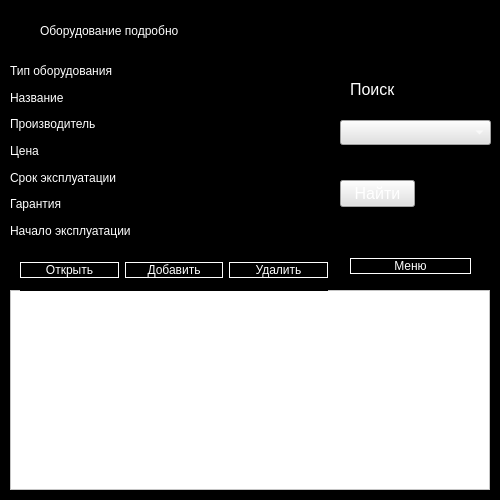
<?xml version="1.0" encoding="UTF-8"?>
<ui version="4.0">
 <class>Form</class>
 <widget class="QWidget" name="Form">
  <property name="geometry">
   <rect>
    <x>0</x>
    <y>0</y>
    <width>500</width>
    <height>500</height>
   </rect>
  </property>
  <property name="windowTitle">
   <string>Form</string>
  </property>
  <property name="styleSheet">
   <string notr="true">background-color: rgb(0, 0, 0);
color: rgb(255, 255, 255);</string>
  </property>
  <widget class="QLabel" name="label_3">
   <property name="geometry">
    <rect>
     <x>40</x>
     <y>10</y>
     <width>411</width>
     <height>41</height>
    </rect>
   </property>
   <property name="toolTip">
    <string>&lt;html&gt;&lt;head/&gt;&lt;body&gt;&lt;p align=&quot;center&quot;&gt;&lt;span style=&quot; font-size:22pt;&quot;&gt;Логин&lt;/span&gt;&lt;/p&gt;&lt;/body&gt;&lt;/html&gt;</string>
   </property>
   <property name="whatsThis">
    <string>&lt;html&gt;&lt;head/&gt;&lt;body&gt;&lt;p&gt;Логин&lt;/p&gt;&lt;/body&gt;&lt;/html&gt;</string>
   </property>
   <property name="styleSheet">
    <string notr="true">font: 26pt &quot;Arial&quot;;</string>
   </property>
   <property name="text">
    <string>Оборудование подробно</string>
   </property>
   <property name="textFormat">
    <enum>Qt::AutoText</enum>
   </property>
  </widget>
  <widget class="QWidget" name="formLayoutWidget">
   <property name="geometry">
    <rect>
     <x>10</x>
     <y>60</y>
     <width>321</width>
     <height>181</height>
    </rect>
   </property>
   <layout class="QFormLayout" name="formLayout">
    <item row="0" column="0">
     <widget class="QLabel" name="label">
      <property name="toolTip">
       <string>&lt;html&gt;&lt;head/&gt;&lt;body&gt;&lt;p align=&quot;center&quot;&gt;&lt;span style=&quot; font-size:22pt;&quot;&gt;Логин&lt;/span&gt;&lt;/p&gt;&lt;/body&gt;&lt;/html&gt;</string>
      </property>
      <property name="whatsThis">
       <string>&lt;html&gt;&lt;head/&gt;&lt;body&gt;&lt;p&gt;Логин&lt;/p&gt;&lt;/body&gt;&lt;/html&gt;</string>
      </property>
      <property name="styleSheet">
       <string notr="true">font: 12pt &quot;Arial&quot;;</string>
      </property>
      <property name="text">
       <string>Тип оборудования</string>
      </property>
      <property name="textFormat">
       <enum>Qt::AutoText</enum>
      </property>
     </widget>
    </item>
    <item row="1" column="0">
     <widget class="QLabel" name="label_2">
      <property name="toolTip">
       <string>&lt;html&gt;&lt;head/&gt;&lt;body&gt;&lt;p align=&quot;center&quot;&gt;&lt;span style=&quot; font-size:22pt;&quot;&gt;Логин&lt;/span&gt;&lt;/p&gt;&lt;/body&gt;&lt;/html&gt;</string>
      </property>
      <property name="whatsThis">
       <string>&lt;html&gt;&lt;head/&gt;&lt;body&gt;&lt;p&gt;Логин&lt;/p&gt;&lt;/body&gt;&lt;/html&gt;</string>
      </property>
      <property name="styleSheet">
       <string notr="true">font: 12pt &quot;Arial&quot;;</string>
      </property>
      <property name="text">
       <string>Название</string>
      </property>
      <property name="textFormat">
       <enum>Qt::AutoText</enum>
      </property>
     </widget>
    </item>
    <item row="2" column="0">
     <widget class="QLabel" name="label_4">
      <property name="toolTip">
       <string>&lt;html&gt;&lt;head/&gt;&lt;body&gt;&lt;p align=&quot;center&quot;&gt;&lt;span style=&quot; font-size:22pt;&quot;&gt;Логин&lt;/span&gt;&lt;/p&gt;&lt;/body&gt;&lt;/html&gt;</string>
      </property>
      <property name="whatsThis">
       <string>&lt;html&gt;&lt;head/&gt;&lt;body&gt;&lt;p&gt;Логин&lt;/p&gt;&lt;/body&gt;&lt;/html&gt;</string>
      </property>
      <property name="styleSheet">
       <string notr="true">font: 12pt &quot;Arial&quot;;</string>
      </property>
      <property name="text">
       <string>Производитель</string>
      </property>
      <property name="textFormat">
       <enum>Qt::AutoText</enum>
      </property>
     </widget>
    </item>
    <item row="3" column="0">
     <widget class="QLabel" name="label_5">
      <property name="toolTip">
       <string>&lt;html&gt;&lt;head/&gt;&lt;body&gt;&lt;p align=&quot;center&quot;&gt;&lt;span style=&quot; font-size:22pt;&quot;&gt;Логин&lt;/span&gt;&lt;/p&gt;&lt;/body&gt;&lt;/html&gt;</string>
      </property>
      <property name="whatsThis">
       <string>&lt;html&gt;&lt;head/&gt;&lt;body&gt;&lt;p&gt;Логин&lt;/p&gt;&lt;/body&gt;&lt;/html&gt;</string>
      </property>
      <property name="styleSheet">
       <string notr="true">font: 12pt &quot;Arial&quot;;</string>
      </property>
      <property name="text">
       <string>Цена</string>
      </property>
      <property name="textFormat">
       <enum>Qt::AutoText</enum>
      </property>
     </widget>
    </item>
    <item row="4" column="0">
     <widget class="QLabel" name="label_6">
      <property name="toolTip">
       <string>&lt;html&gt;&lt;head/&gt;&lt;body&gt;&lt;p align=&quot;center&quot;&gt;&lt;span style=&quot; font-size:22pt;&quot;&gt;Логин&lt;/span&gt;&lt;/p&gt;&lt;/body&gt;&lt;/html&gt;</string>
      </property>
      <property name="whatsThis">
       <string>&lt;html&gt;&lt;head/&gt;&lt;body&gt;&lt;p&gt;Логин&lt;/p&gt;&lt;/body&gt;&lt;/html&gt;</string>
      </property>
      <property name="styleSheet">
       <string notr="true">font: 12pt &quot;Arial&quot;;</string>
      </property>
      <property name="text">
       <string>Срок эксплуатации</string>
      </property>
      <property name="textFormat">
       <enum>Qt::AutoText</enum>
      </property>
     </widget>
    </item>
    <item row="5" column="0">
     <widget class="QLabel" name="label_7">
      <property name="toolTip">
       <string>&lt;html&gt;&lt;head/&gt;&lt;body&gt;&lt;p align=&quot;center&quot;&gt;&lt;span style=&quot; font-size:22pt;&quot;&gt;Логин&lt;/span&gt;&lt;/p&gt;&lt;/body&gt;&lt;/html&gt;</string>
      </property>
      <property name="whatsThis">
       <string>&lt;html&gt;&lt;head/&gt;&lt;body&gt;&lt;p&gt;Логин&lt;/p&gt;&lt;/body&gt;&lt;/html&gt;</string>
      </property>
      <property name="styleSheet">
       <string notr="true">font: 12pt &quot;Arial&quot;;</string>
      </property>
      <property name="text">
       <string>Гарантия</string>
      </property>
      <property name="textFormat">
       <enum>Qt::AutoText</enum>
      </property>
     </widget>
    </item>
    <item row="6" column="0">
     <widget class="QLabel" name="label_8">
      <property name="toolTip">
       <string>&lt;html&gt;&lt;head/&gt;&lt;body&gt;&lt;p align=&quot;center&quot;&gt;&lt;span style=&quot; font-size:22pt;&quot;&gt;Логин&lt;/span&gt;&lt;/p&gt;&lt;/body&gt;&lt;/html&gt;</string>
      </property>
      <property name="whatsThis">
       <string>&lt;html&gt;&lt;head/&gt;&lt;body&gt;&lt;p&gt;Логин&lt;/p&gt;&lt;/body&gt;&lt;/html&gt;</string>
      </property>
      <property name="styleSheet">
       <string notr="true">font: 12pt &quot;Arial&quot;;</string>
      </property>
      <property name="text">
       <string>Начало эксплуатации</string>
      </property>
      <property name="textFormat">
       <enum>Qt::AutoText</enum>
      </property>
     </widget>
    </item>
    <item row="6" column="1">
     <widget class="QLineEdit" name="wrt7">
      <property name="styleSheet">
       <string notr="true">font: 12pt &quot;MS Shell Dlg 2&quot;;</string>
      </property>
     </widget>
    </item>
    <item row="5" column="1">
     <widget class="QLineEdit" name="wrt6">
      <property name="styleSheet">
       <string notr="true">font: 12pt &quot;MS Shell Dlg 2&quot;;</string>
      </property>
     </widget>
    </item>
    <item row="4" column="1">
     <widget class="QLineEdit" name="wrt5">
      <property name="styleSheet">
       <string notr="true">font: 12pt &quot;MS Shell Dlg 2&quot;;</string>
      </property>
     </widget>
    </item>
    <item row="3" column="1">
     <widget class="QLineEdit" name="wrt4">
      <property name="styleSheet">
       <string notr="true">font: 12pt &quot;MS Shell Dlg 2&quot;;</string>
      </property>
     </widget>
    </item>
    <item row="2" column="1">
     <widget class="QLineEdit" name="wrt3">
      <property name="styleSheet">
       <string notr="true">font: 12pt &quot;MS Shell Dlg 2&quot;;</string>
      </property>
     </widget>
    </item>
    <item row="1" column="1">
     <widget class="QLineEdit" name="wrt2">
      <property name="styleSheet">
       <string notr="true">font: 12pt &quot;MS Shell Dlg 2&quot;;</string>
      </property>
     </widget>
    </item>
    <item row="0" column="1">
     <widget class="QLineEdit" name="wrt1">
      <property name="styleSheet">
       <string notr="true">font: 12pt &quot;MS Shell Dlg 2&quot;;</string>
      </property>
     </widget>
    </item>
   </layout>
  </widget>
  <widget class="QLabel" name="label_9">
   <property name="geometry">
    <rect>
     <x>350</x>
     <y>80</y>
     <width>51</width>
     <height>19</height>
    </rect>
   </property>
   <property name="sizePolicy">
    <sizepolicy hsizetype="Preferred" vsizetype="Preferred">
     <horstretch>3</horstretch>
     <verstretch>2</verstretch>
    </sizepolicy>
   </property>
   <property name="font">
    <font>
     <pointsize>12</pointsize>
    </font>
   </property>
   <property name="styleSheet">
    <string notr="true"/>
   </property>
   <property name="text">
    <string>Поиск</string>
   </property>
  </widget>
  <widget class="QComboBox" name="cbColNames">
   <property name="geometry">
    <rect>
     <x>340</x>
     <y>120</y>
     <width>151</width>
     <height>25</height>
    </rect>
   </property>
   <property name="sizePolicy">
    <sizepolicy hsizetype="Preferred" vsizetype="Maximum">
     <horstretch>0</horstretch>
     <verstretch>0</verstretch>
    </sizepolicy>
   </property>
   <property name="font">
    <font>
     <pointsize>12</pointsize>
    </font>
   </property>
   <property name="styleSheet">
    <string notr="true">background-color: rgb(225, 225, 225);</string>
   </property>
  </widget>
  <widget class="QLineEdit" name="leFind">
   <property name="enabled">
    <bool>true</bool>
   </property>
   <property name="geometry">
    <rect>
     <x>340</x>
     <y>150</y>
     <width>151</width>
     <height>25</height>
    </rect>
   </property>
   <property name="sizePolicy">
    <sizepolicy hsizetype="Expanding" vsizetype="Maximum">
     <horstretch>0</horstretch>
     <verstretch>0</verstretch>
    </sizepolicy>
   </property>
   <property name="font">
    <font>
     <pointsize>12</pointsize>
    </font>
   </property>
   <property name="styleSheet">
    <string notr="true">color: rgb(225, 225, 225); </string>
   </property>
   <property name="text">
    <string/>
   </property>
  </widget>
  <widget class="QPushButton" name="pbFind">
   <property name="geometry">
    <rect>
     <x>340</x>
     <y>180</y>
     <width>75</width>
     <height>27</height>
    </rect>
   </property>
   <property name="font">
    <font>
     <pointsize>12</pointsize>
    </font>
   </property>
   <property name="styleSheet">
    <string notr="true">background-color: rgb(225, 225, 225);</string>
   </property>
   <property name="text">
    <string>Найти</string>
   </property>
  </widget>
  <widget class="QTableWidget" name="tableWidget">
   <property name="geometry">
    <rect>
     <x>10</x>
     <y>290</y>
     <width>480</width>
     <height>200</height>
    </rect>
   </property>
   <property name="styleSheet">
    <string notr="true">background-color: rgb(255, 255, 255);
color: rgb(0, 0, 0);
alternate-background-color: rgb(96, 96, 96);
selection-background-color: rgb(40, 40, 40);</string>
   </property>
  </widget>
  <widget class="QWidget" name="layoutWidget">
   <property name="geometry">
    <rect>
     <x>350</x>
     <y>250</y>
     <width>121</width>
     <height>33</height>
    </rect>
   </property>
   <layout class="QHBoxLayout" name="horizontalLayout_2">
    <item>
     <widget class="QPushButton" name="hub">
      <property name="styleSheet">
       <string notr="true">font: 18pt &quot;MS Shell Dlg 2&quot;;
border: 1px solid rgb(255, 255, 255);</string>
      </property>
      <property name="text">
       <string>Меню</string>
      </property>
     </widget>
    </item>
   </layout>
  </widget>
  <widget class="QWidget" name="horizontalLayoutWidget">
   <property name="geometry">
    <rect>
     <x>20</x>
     <y>250</y>
     <width>308</width>
     <height>41</height>
    </rect>
   </property>
   <layout class="QHBoxLayout" name="horizontalLayout">
    <item>
     <widget class="QPushButton" name="OpenButton">
      <property name="styleSheet">
       <string notr="true">font: 18pt &quot;MS Shell Dlg 2&quot;;
border: 1px solid rgb(255, 255, 255);</string>
      </property>
      <property name="text">
       <string>Открыть</string>
      </property>
     </widget>
    </item>
    <item>
     <widget class="QPushButton" name="InnerButton">
      <property name="styleSheet">
       <string notr="true">font: 18pt &quot;MS Shell Dlg 2&quot;;
border: 1px solid rgb(255, 255, 255);</string>
      </property>
      <property name="text">
       <string>Добавить</string>
      </property>
     </widget>
    </item>
    <item>
     <widget class="QPushButton" name="DeleteButton">
      <property name="styleSheet">
       <string notr="true">font: 18pt &quot;MS Shell Dlg 2&quot;;
border: 1px solid rgb(255, 255, 255);</string>
      </property>
      <property name="text">
       <string>Удалить</string>
      </property>
     </widget>
    </item>
   </layout>
  </widget>
 </widget>
 <resources/>
 <connections/>
</ui>
